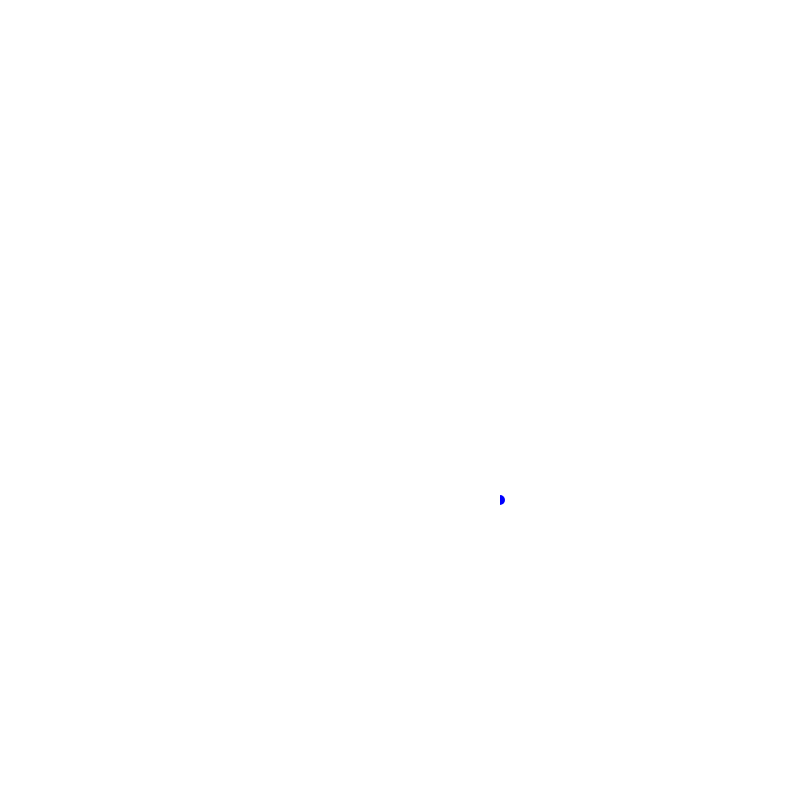
Frame 1 (no input)
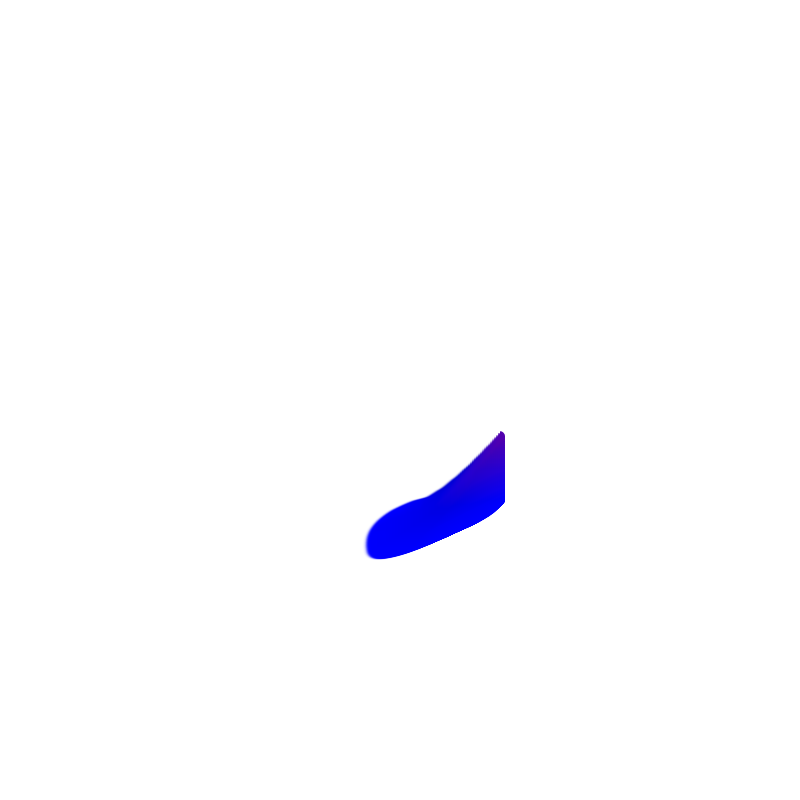
Frame 60 (no input)
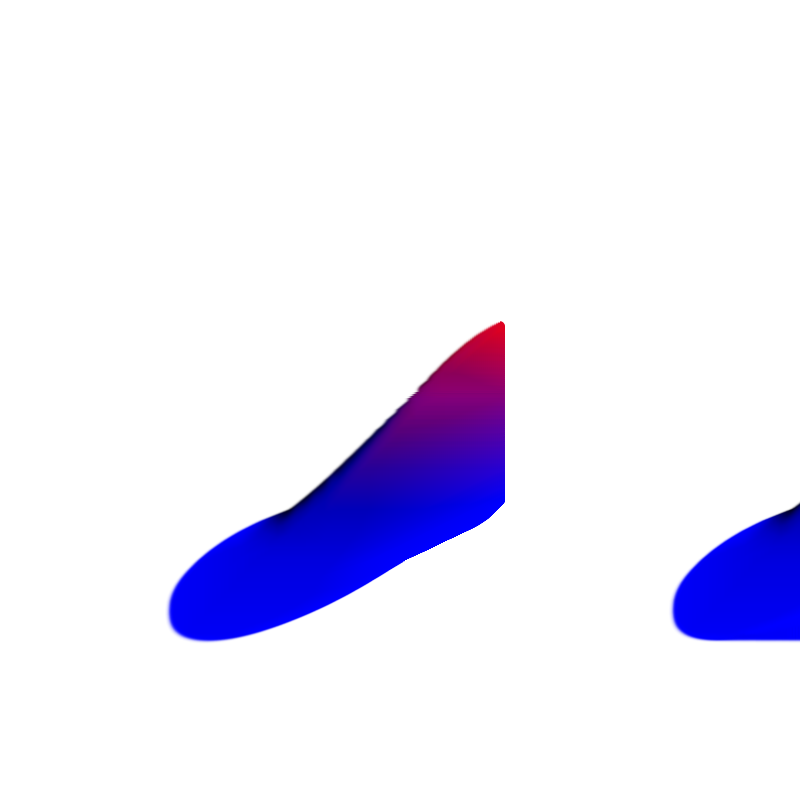
Frame 120 (the mouse pressed at the canvas centre since frame 60)

The p5.js sketch that drew these frames (run headless with seeded random() and noise() and a simulated clock; from frame 60 on, the mouse is pressed at the canvas centre):

// p5.js sketch
// ── sketch.js
/*
* a happy accident during slit scanning, distilled to its core feature.
*
* by ktorn
*/
let b1;
let b2;

let step = 5;
let distortion = 5;
let color1;
let color2;
let yMin;
let yMax;

function setup() {
  createCanvas(800, 800);
  b1 = createGraphics(width / 2, height);
  b2 = createGraphics(width, height);
  
  color1 = color("red");
  color2 = color("blue");
  yMin = -100;
  yMax = 100;

  b1.fill(0);
  b1.noStroke();
}

function draw() {
  background(255);

  let y = cos(frameCount / 50) * 100;
  
  let le = map(y, -100, 100, 0, 1);
  let c = lerpColor(color1, color2, le);
  b1.fill(c);
  
  b1.clear();
  b1.image(b2, 0, 0);
  b1.circle(0, height / 2 + y, 10);
  b2.image(b2, -step, -distortion / 2, b2.width + distortion, b2.height + distortion);
  b2.image(b1, width / 2 + 100, 0);
  b2.background(255,0.49);
  image(b2, 0, 0);
}
